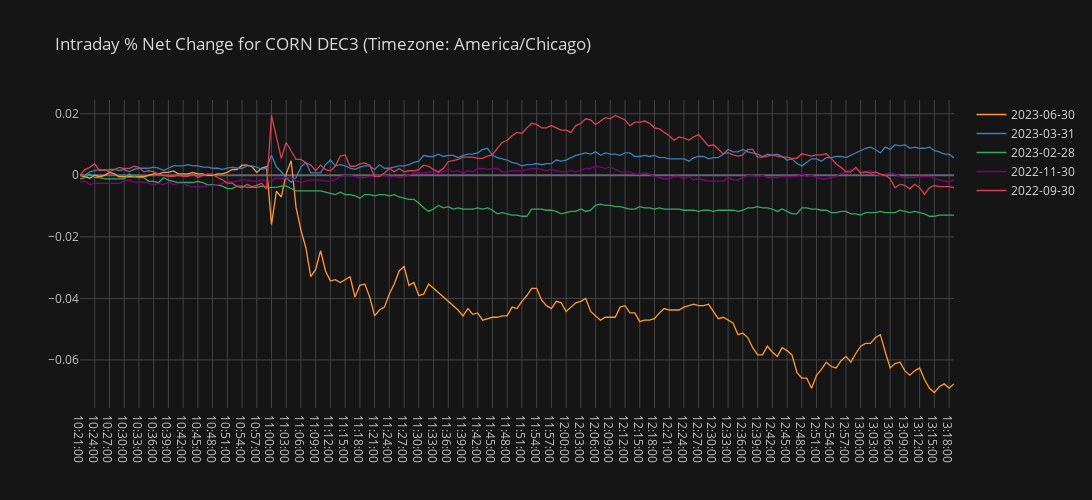
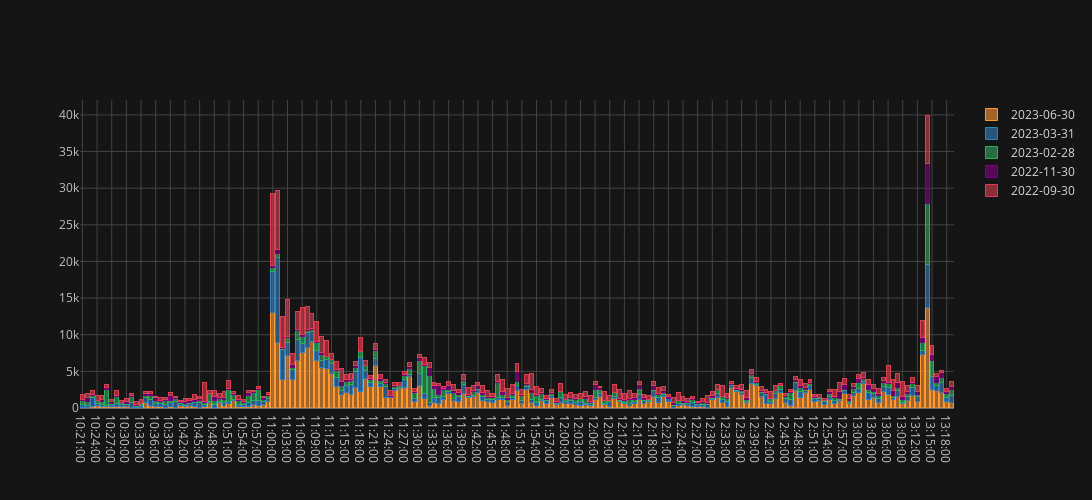

The notebook cell these images were saved under, in order:
### Code cell
# Plot the results
intraday.plot(f"Intraday % Net Change for {intraday.label}")

### Figure 1 — Plotly figure (JSON) as saved in the notebook; plotly's stock layout.template omitted (floating-point values rounded to 4 significant figures; data arrays with more than 128 entries replaced by an {"elided": "..."} marker saying what was removed)
{"data": [{"line": {"color": "rgba(255, 153, 51, 1.0)", "dash": "solid", "shape": "linear", "width": 1.3}, "mode": "lines", "name": "2023-06-30", "text": "", "type": "scatter", "x": {"elided": "179 str values"}, "y": {"elided": "179 float values"}}, {"line": {"color": "rgba(55, 128, 191, 1.0)", "dash": "solid", "shape": "linear", "width": 1.3}, "mode": "lines", "name": "2023-03-31", "text": "", "type": "scatter", "x": {"elided": "179 str values"}, "y": {"elided": "179 float values"}}, {"line": {"color": "rgba(50, 171, 96, 1.0)", "dash": "solid", "shape": "linear", "width": 1.3}, "mode": "lines", "name": "2023-02-28", "text": "", "type": "scatter", "x": {"elided": "179 str values"}, "y": {"elided": "179 float values"}}, {"line": {"color": "rgba(128, 0, 128, 1.0)", "dash": "solid", "shape": "linear", "width": 1.3}, "mode": "lines", "name": "2022-11-30", "text": "", "type": "scatter", "x": {"elided": "179 str values"}, "y": {"elided": "179 float values"}}, {"line": {"color": "rgba(219, 64, 82, 1.0)", "dash": "solid", "shape": "linear", "width": 1.3}, "mode": "lines", "name": "2022-09-30", "text": "", "type": "scatter", "x": {"elided": "179 str values"}, "y": {"elided": "179 float values"}}], "layout": {"height": 500, "legend": {"bgcolor": "#151516", "font": {"color": "#D9D9D9"}}, "paper_bgcolor": "#151516", "plot_bgcolor": "#151516", "title": {"font": {"color": "#D9D9D9"}, "text": "Intraday % Net Change for CORN DEC3 (Timezone: America/Chicago)"}, "width": 1100, "xaxis": {"autorange": true, "gridcolor": "#434343", "range": [0, 178], "showgrid": true, "tickfont": {"color": "#C2C2C2"}, "title": {"font": {"color": "#D9D9D9"}, "text": ""}, "type": "category", "zerolinecolor": "#666570"}, "yaxis": {"autorange": true, "gridcolor": "#434343", "range": [-0.07563, 0.02447], "showgrid": true, "tickfont": {"color": "#C2C2C2"}, "title": {"font": {"color": "#D9D9D9"}, "text": ""}, "type": "linear", "zerolinecolor": "#666570"}}}

### Figure 2 — Plotly figure (JSON) as saved in the notebook; plotly's stock layout.template omitted (floating-point values rounded to 4 significant figures; data arrays with more than 128 entries replaced by an {"elided": "..."} marker saying what was removed)
{"data": [{"marker": {"color": "rgba(255, 153, 51, 0.6)", "line": {"color": "rgba(255, 153, 51, 1.0)", "width": 1}}, "name": "2023-06-30", "orientation": "v", "text": "", "type": "bar", "x": {"elided": "179 str values"}, "y": {"elided": "179 int values"}}, {"marker": {"color": "rgba(55, 128, 191, 0.6)", "line": {"color": "rgba(55, 128, 191, 1.0)", "width": 1}}, "name": "2023-03-31", "orientation": "v", "text": "", "type": "bar", "x": {"elided": "179 str values"}, "y": {"elided": "179 int values"}}, {"marker": {"color": "rgba(50, 171, 96, 0.6)", "line": {"color": "rgba(50, 171, 96, 1.0)", "width": 1}}, "name": "2023-02-28", "orientation": "v", "text": "", "type": "bar", "x": {"elided": "179 str values"}, "y": {"elided": "179 int values"}}, {"marker": {"color": "rgba(128, 0, 128, 0.6)", "line": {"color": "rgba(128, 0, 128, 1.0)", "width": 1}}, "name": "2022-11-30", "orientation": "v", "text": "", "type": "bar", "x": {"elided": "179 str values"}, "y": {"elided": "179 int values"}}, {"marker": {"color": "rgba(219, 64, 82, 0.6)", "line": {"color": "rgba(219, 64, 82, 1.0)", "width": 1}}, "name": "2022-09-30", "orientation": "v", "text": "", "type": "bar", "x": {"elided": "179 str values"}, "y": {"elided": "179 int values"}}], "layout": {"barmode": "stack", "height": 500, "legend": {"bgcolor": "#151516", "font": {"color": "#D9D9D9"}, "traceorder": "normal"}, "paper_bgcolor": "#151516", "plot_bgcolor": "#151516", "title": {"font": {"color": "#D9D9D9"}}, "width": 1100, "xaxis": {"autorange": true, "gridcolor": "#434343", "range": [-0.5, 178.5], "showgrid": true, "tickfont": {"color": "#C2C2C2"}, "title": {"font": {"color": "#D9D9D9"}, "text": ""}, "type": "category", "zerolinecolor": "#666570"}, "yaxis": {"autorange": true, "gridcolor": "#434343", "range": [0, 42030.0], "showgrid": true, "tickfont": {"color": "#C2C2C2"}, "title": {"font": {"color": "#D9D9D9"}, "text": ""}, "type": "linear", "zerolinecolor": "#666570"}}}
